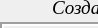
    <widget class="QWidget" name="page_6">
     <property name="geometry">
      <rect>
       <x>0</x>
       <y>0</y>
       <width>98</width>
       <height>28</height>
      </rect>
     </property>
     <attribute name="label">
      <string>Система</string>
     </attribute>
     <widget class="QLabel" name="label_18">
      <property name="geometry">
       <rect>
        <x>12</x>
        <y>0</y>
        <width>211</width>
        <height>16</height>
       </rect>
      </property>
      <property name="font">
       <font>
        <family>Times New Roman</family>
        <pointsize>14</pointsize>
        <weight>50</weight>
        <italic>true</italic>
        <bold>false</bold>
        <underline>true</underline>
       </font>
      </property>
      <property name="text">
       <string>Создание этапа</string>
      </property>
      <property name="alignment">
       <set>Qt::AlignCenter</set>
      </property>
     </widget>
     <widget class="QWidget" name="verticalLayoutWidget">
      <property name="geometry">
       <rect>
        <x>0</x>
        <y>20</y>
        <width>247</width>
        <height>453</height>
       </rect>
      </property>
      <layout class="QVBoxLayout" name="verticalLayout_57" stretch="0,0,0,0,0,0,0,0,0,0,0,0">
       <property name="spacing">
        <number>3</number>
       </property>
       <property name="sizeConstraint">
        <enum>QLayout::SetNoConstraint</enum>
       </property>
       <property name="leftMargin">
        <number>0</number>
       </property>
       <property name="topMargin">
        <number>2</number>
       </property>
       <property name="rightMargin">
        <number>0</number>
       </property>
       <property name="bottomMargin">
        <number>0</number>
       </property>
       <item>
        <widget class="QFrame" name="frame_2">
         <property name="frameShape">
          <enum>QFrame::Box</enum>
         </property>
         <property name="frameShadow">
          <enum>QFrame::Sunken</enum>
         </property>
         <property name="lineWidth">
          <number>2</number>
         </property>
         <layout class="QGridLayout" name="gridLayout_7">
          <property name="leftMargin">
           <number>1</number>
          </property>
          <property name="topMargin">
           <number>1</number>
          </property>
          <property name="rightMargin">
           <number>1</number>
          </property>
          <property name="bottomMargin">
           <number>1</number>
          </property>
          <property name="spacing">
           <number>1</number>
          </property>
          <item row="5" column="2">
           <widget class="QSpinBox" name="spinBox">
            <property name="sizePolicy">
             <sizepolicy hsizetype="Expanding" vsizetype="Fixed">
              <horstretch>0</horstretch>
              <verstretch>0</verstretch>
             </sizepolicy>
            </property>
            <property name="font">
             <font>
              <pointsize>12</pointsize>
             </font>
            </property>
            <property name="minimum">
             <number>3</number>
            </property>
            <property name="maximum">
             <number>7</number>
            </property>
            <property name="singleStep">
             <number>2</number>
            </property>
            <property name="value">
             <number>5</number>
            </property>
           </widget>
          </item>
          <item row="4" column="2">
           <widget class="QLabel" name="label_62">
            <property name="font">
             <font>
              <family>Times New Roman</family>
              <pointsize>12</pointsize>
              <italic>true</italic>
             </font>
            </property>
            <property name="text">
             <string>Число партий:</string>
            </property>
            <property name="alignment">
             <set>Qt::AlignCenter</set>
            </property>
           </widget>
          </item>
          <item row="4" column="0" rowspan="2">
           <widget class="QCheckBox" name="checkBox_visible_game">
            <property name="sizePolicy">
             <sizepolicy hsizetype="Expanding" vsizetype="Fixed">
              <horstretch>0</horstretch>
              <verstretch>0</verstretch>
             </sizepolicy>
            </property>
            <property name="font">
             <font>
              <family>Times New Roman</family>
              <pointsize>12</pointsize>
              <italic>true</italic>
             </font>
            </property>
            <property name="layoutDirection">
             <enum>Qt::LeftToRight</enum>
            </property>
            <property name="text">
             <string>Счет в
 партии</string>
            </property>
            <property name="checked">
             <bool>true</bool>
            </property>
           </widget>
          </item>
          <item row="1" column="0">
           <widget class="QLabel" name="label_10">
            <property name="sizePolicy">
             <sizepolicy hsizetype="Expanding" vsizetype="Minimum">
              <horstretch>0</horstretch>
              <verstretch>0</verstretch>
             </sizepolicy>
            </property>
            <property name="font">
             <font>
              <family>Times New Roman</family>
              <pointsize>12</pointsize>
              <italic>true</italic>
              <underline>true</underline>
             </font>
            </property>
            <property name="text">
             <string>Выбор этапа</string>
            </property>
           </widget>
          </item>
          <item row="8" column="0" colspan="3">
           <widget class="Line" name="line_17">
            <property name="frameShadow">
             <enum>QFrame::Plain</enum>
            </property>
            <property name="orientation">
             <enum>Qt::Horizontal</enum>
            </property>
           </widget>
          </item>
          <item row="2" column="0" colspan="3">
           <widget class="QComboBox" name="comboBox_etap">
            <property name="sizePolicy">
             <sizepolicy hsizetype="Expanding" vsizetype="Fixed">
              <horstretch>0</horstretch>
              <verstretch>0</verstretch>
             </sizepolicy>
            </property>
            <property name="font">
             <font>
              <pointsize>12</pointsize>
              <italic>true</italic>
             </font>
            </property>
            <property name="editable">
             <bool>true</bool>
            </property>
           </widget>
          </item>
          <item row="9" column="1" rowspan="2">
           <widget class="Line" name="line_13">
            <property name="frameShadow">
             <enum>QFrame::Plain</enum>
            </property>
            <property name="orientation">
             <enum>Qt::Vertical</enum>
            </property>
           </widget>
          </item>
          <item row="10" column="0">
           <widget class="QComboBox" name="comboBox_page_vid">
            <property name="sizePolicy">
             <sizepolicy hsizetype="Expanding" vsizetype="Expanding">
              <horstretch>0</horstretch>
              <verstretch>0</verstretch>
             </sizepolicy>
            </property>
            <property name="font">
             <font>
              <pointsize>12</pointsize>
             </font>
            </property>
           </widget>
          </item>
          <item row="9" column="0">
           <widget class="QLabel" name="label_13">
            <property name="sizePolicy">
             <sizepolicy hsizetype="Preferred" vsizetype="MinimumExpanding">
              <horstretch>0</horstretch>
              <verstretch>0</verstretch>
             </sizepolicy>
            </property>
            <property name="font">
             <font>
              <family>Times New Roman</family>
              <pointsize>12</pointsize>
              <italic>true</italic>
             </font>
            </property>
            <property name="text">
             <string>Вид страницы</string>
            </property>
            <property name="alignment">
             <set>Qt::AlignCenter</set>
            </property>
           </widget>
          </item>
          <item row="9" column="2" rowspan="2">
           <widget class="QPushButton" name="Button_etap_made">
            <property name="sizePolicy">
             <sizepolicy hsizetype="Expanding" vsizetype="Expanding">
              <horstretch>0</horstretch>
              <verstretch>0</verstretch>
             </sizepolicy>
            </property>
            <property name="font">
             <font>
              <family>Times New Roman</family>
              <pointsize>14</pointsize>
             </font>
            </property>
            <property name="text">
             <string>Создать
этап</string>
            </property>
            <property name="iconSize">
             <size>
              <width>16</width>
              <height>16</height>
             </size>
            </property>
            <property name="checkable">
             <bool>false</bool>
            </property>
            <property name="default">
             <bool>false</bool>
            </property>
            <property name="flat">
             <bool>false</bool>
            </property>
           </widget>
          </item>
          <item row="4" column="1" rowspan="2">
           <widget class="Line" name="line_18">
            <property name="frameShadow">
             <enum>QFrame::Raised</enum>
            </property>
            <property name="orientation">
             <enum>Qt::Vertical</enum>
            </property>
           </widget>
          </item>
         </layout>
        </widget>
       </item>
       <item>
        <spacer name="verticalSpacer_3">
         <property name="orientation">
          <enum>Qt::Vertical</enum>
         </property>
         <property name="sizeHint" stdset="0">
          <size>
           <width>20</width>
           <height>40</height>
          </size>
         </property>
        </spacer>
       </item>
       <item>
        <widget class="QLabel" name="label_20">
         <property name="font">
          <font>
           <family>Times New Roman</family>
           <pointsize>14</pointsize>
           <weight>50</weight>
           <italic>true</italic>
           <bold>false</bold>
           <underline>true</underline>
          </font>
         </property>
         <property name="text">
          <string>&lt;html&gt;&lt;head/&gt;&lt;body&gt;&lt;p&gt;Фильтр по жеребьевке&lt;/p&gt;&lt;/body&gt;&lt;/html&gt;</string>
         </property>
         <property name="alignment">
          <set>Qt::AlignCenter</set>
         </property>
        </widget>
       </item>
       <item>
        <widget class="QFrame" name="frame_3">
         <property name="frameShape">
          <enum>QFrame::Box</enum>
         </property>
         <property name="frameShadow">
          <enum>QFrame::Sunken</enum>
         </property>
         <property name="lineWidth">
          <number>2</number>
         </property>
         <layout class="QGridLayout" name="gridLayout_8">
          <property name="leftMargin">
           <number>1</number>
          </property>
          <property name="topMargin">
           <number>1</number>
          </property>
          <property name="rightMargin">
           <number>1</number>
          </property>
          <property name="bottomMargin">
           <number>1</number>
          </property>
          <property name="spacing">
           <number>1</number>
          </property>
          <item row="1" column="0">
           <widget class="QComboBox" name="comboBox_filter_choice_stage">
            <property name="editable">
             <bool>true</bool>
            </property>
           </widget>
          </item>
          <item row="3" column="0">
           <widget class="QComboBox" name="comboBox_filter_number_group_final">
            <property name="editable">
             <bool>true</bool>
            </property>
           </widget>
          </item>
          <item row="2" column="0">
           <widget class="QLabel" name="label_60">
            <property name="font">
             <font>
              <family>Times New Roman</family>
              <pointsize>12</pointsize>
              <italic>true</italic>
             </font>
            </property>
            <property name="text">
             <string>Выбор группы / финала</string>
            </property>
            <property name="alignment">
             <set>Qt::AlignLeading|Qt::AlignLeft|Qt::AlignVCenter</set>
            </property>
           </widget>
          </item>
          <item row="0" column="0">
           <widget class="QLabel" name="label_50">
            <property name="font">
             <font>
              <family>Times New Roman</family>
              <pointsize>12</pointsize>
              <italic>true</italic>
             </font>
            </property>
            <property name="text">
             <string>Выбор этапа</string>
            </property>
            <property name="alignment">
             <set>Qt::AlignLeading|Qt::AlignLeft|Qt::AlignVCenter</set>
            </property>
           </widget>
          </item>
          <item row="4" column="0">
           <widget class="QCheckBox" name="checkBox_repeat_regions">
            <property name="font">
             <font>
              <family>Times New Roman</family>
              <pointsize>14</pointsize>
              <italic>true</italic>
             </font>
            </property>
            <property name="text">
             <string>Повторяющиеся регионы</string>
            </property>
           </widget>
          </item>
         </layout>
        </widget>
       </item>
       <item>
        <spacer name="verticalSpacer_2">
         <property name="orientation">
          <enum>Qt::Vertical</enum>
         </property>
         <property name="sizeType">
          <enum>QSizePolicy::Expanding</enum>
         </property>
         <property name="sizeHint" stdset="0">
          <size>
           <width>20</width>
           <height>40</height>
          </size>
         </property>
        </spacer>
       </item>
       <item>
        <spacer name="verticalSpacer">
         <property name="orientation">
          <enum>Qt::Vertical</enum>
         </property>
         <property name="sizeHint" stdset="0">
          <size>
           <width>20</width>
           <height>40</height>
          </size>
         </property>
        </spacer>
       </item>
       <item>
        <widget class="QLabel" name="label_28">
         <property name="font">
          <font>
           <family>Times New Roman</family>
           <pointsize>14</pointsize>
           <weight>50</weight>
           <italic>true</italic>
           <bold>false</bold>
           <underline>true</underline>
          </font>
         </property>
         <property name="text">
          <string>&lt;html&gt;&lt;head/&gt;&lt;body&gt;&lt;p&gt;Сортировка по месту&lt;/p&gt;&lt;/body&gt;&lt;/html&gt;</string>
         </property>
         <property name="alignment">
          <set>Qt::AlignCenter</set>
         </property>
        </widget>
       </item>
       <item>
        <layout class="QHBoxLayout" name="horizontalLayout_6">
         <property name="spacing">
          <number>1</number>
         </property>
        </layout>
       </item>
       <item>
        <spacer name="verticalSpacer_4">
         <property name="orientation">
          <enum>Qt::Vertical</enum>
         </property>
         <property name="sizeHint" stdset="0">
          <size>
           <width>20</width>
           <height>40</height>
          </size>
         </property>
        </spacer>
       </item>
       <item>
        <widget class="QFrame" name="frame_4">
         <property name="sizePolicy">
          <sizepolicy hsizetype="MinimumExpanding" vsizetype="MinimumExpanding">
           <horstretch>0</horstretch>
           <verstretch>0</verstretch>
          </sizepolicy>
         </property>
         <property name="frameShape">
          <enum>QFrame::Box</enum>
         </property>
         <property name="frameShadow">
          <enum>QFrame::Sunken</enum>
         </property>
         <property name="lineWidth">
          <number>2</number>
         </property>
         <layout class="QGridLayout" name="gridLayout_9">
          <property name="topMargin">
           <number>2</number>
          </property>
          <property name="bottomMargin">
           <number>2</number>
          </property>
          <property name="verticalSpacing">
           <number>1</number>
          </property>
          <item row="0" column="0">
           <widget class="QRadioButton" name="radioButton_gr_sort">
            <property name="font">
             <font>
              <family>Times New Roman</family>
              <pointsize>12</pointsize>
              <italic>true</italic>
             </font>
            </property>
            <property name="text">
             <string>Группы</string>
            </property>
            <property name="checked">
             <bool>true</bool>
            </property>
           </widget>
          </item>
          <item row="0" column="1">
           <widget class="QRadioButton" name="radioButton_sf_sort">
            <property name="font">
             <font>
              <family>Times New Roman</family>
              <pointsize>12</pointsize>
              <italic>true</italic>
             </font>
            </property>
            <property name="text">
             <string>ПФ</string>
            </property>
           </widget>
          </item>
          <item row="0" column="2">
           <widget class="QRadioButton" name="radioButton_fin_sort">
            <property name="font">
             <font>
              <family>Times New Roman</family>
              <pointsize>12</pointsize>
              <italic>true</italic>
             </font>
            </property>
            <property name="text">
             <string>Финалы</string>
            </property>
           </widget>
          </item>
         </layout>
        </widget>
       </item>
       <item>
        <widget class="QLabel" name="label_49">
         <property name="font">
          <font>
           <family>Times New Roman</family>
           <pointsize>14</pointsize>
           <weight>50</weight>
           <italic>true</italic>
           <bold>false</bold>
           <underline>true</underline>
          </font>
         </property>
         <property name="text">
          <string>Поиск спортсмена</string>
         </property>
         <property name="alignment">
          <set>Qt::AlignCenter</set>
         </property>
        </widget>
       </item>
       <item>
        <widget class="QLineEdit" name="lineEdit_find_player_in_system"/>
       </item>
      </layout>
     </widget>
    </widget>
